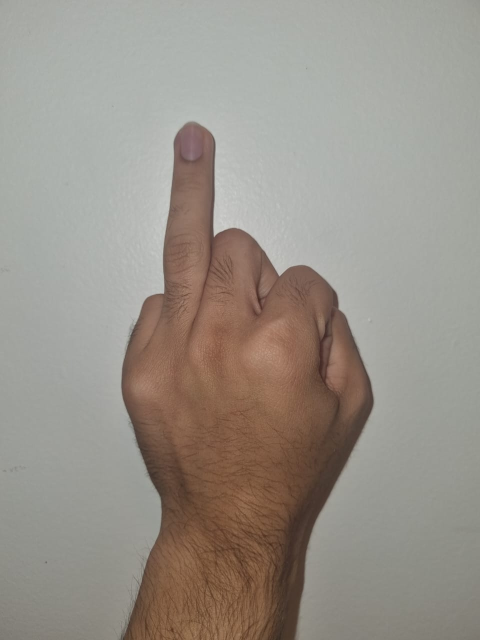
#> input picture image_tests/image1_1.jpeg, 960 x 1280 px (shown at 1/2 size)
$ python -i auxiliary_functions.py   (imports and definitions only)
#> lines starting #> are read from the running program, lines starting #| are printed output that depends on the picture; after the words box and inside, x2 and y2 are one past the last pixel; in counts of white or black regions, pixels touching at a corner belong together
import cv2
import numpy as np
from matplotlib import pyplot as plt

# [15 lines left out: function rotateImage, not called in this run]


def findCentroid(contours)->tuple:
    m = cv2.moments(contours)

    cx = int(m['m10']/m['m00'])
    xy = int(m['m01']/m['m00'])
    return (cx,xy)


def findContours(image):
    # Encontra o maior valor de camada da imagem
    num_labels, labeled_image = cv2.connectedComponents(image)
    component_mask = np.uint8(labeled_image == 2) * 255
    maior=0
    labelMaior=0
    for component in range(1,num_labels+1):
        area = np.uint8(labeled_image==component)*255
        cv2.countNonZero(area)
        if(cv2.countNonZero(area)>maior):
            maior = cv2.countNonZero(area)
            labelMaior=component

    component_mask= np.uint8(labeled_image == labelMaior) * 255
    # show_image(component_mask)

    # Encontra os contornos do componente
    contours= cv2.findContours(component_mask,cv2.RETR_EXTERNAL,cv2.CHAIN_APPROX_SIMPLE)[0]

    return contours


def createImageData(image):

    # Encontra os contornos do componente
    contours = findContours(image)

    # Encontra o centroide e a caixa da imagem
    cx,cy = findCentroid(contours[0])
    bounding_box = cv2.boundingRect(contours[0])
    x,y,w,h = bounding_box

    # Criando uma imagem binária somente com o contorno
    binary_image_contours = image.copy()
    binary_image_contours.fill(0)
    binary_image_contours = cv2.drawContours(binary_image_contours, contours, -1, 255, thickness=2)

    # Achar os picos dos dedos
    flag = 0
    peaks = []
    binary_image_contours_above_centroid = binary_image_contours[y: cy, x: x+w]
    for index_row, row in enumerate(binary_image_contours_above_centroid):
        if flag == 1:
            flag = 0
            slice_bin_img_contours = binary_image_contours_above_centroid[:index_row, :]
            ret, labels = cv2.connectedComponents(slice_bin_img_contours)
            for label in range(1,ret):
                mask = np.array(labels, dtype=np.uint8)
                mask[labels == label] = 255
            if len(peaks) + 2 == ret:
                for i_r, r in enumerate(mask):
                    for i_c, c in enumerate(r):
                        if c == 255:
                            peaks.append((x+i_c, y+i_r))
                            break
            if len(peaks) == 4:
                break

        flag += 1

    peaks = sorted(peaks, key=lambda tupla: tupla[0])
    peaks.reverse()

    image_data = {
        "fingers_peaks" : peaks,
        "bounding_box"  : bounding_box,
        "centroid"      : (cx, cy),
        "contours"      : contours

    }

    return(image_data)


# [61 lines left out: functions baseProcessing, thumbDetector, calcEuclidianDistance, not called in this run]

>>> import cv2
>>> picture = cv2.imread('image_tests/image1_1.jpeg', cv2.IMREAD_GRAYSCALE)
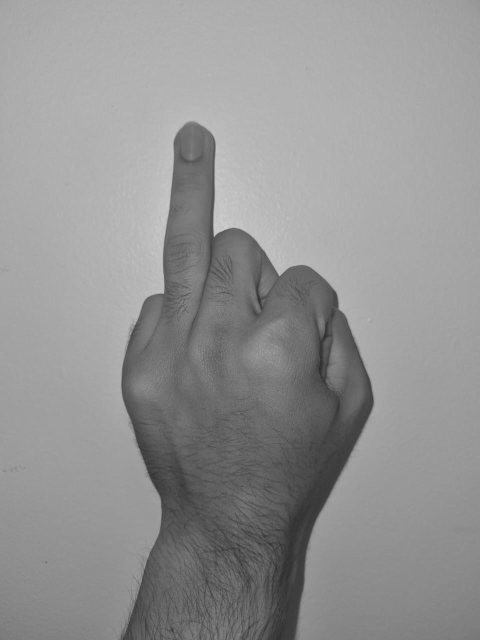
#> picture: shape (1280, 960) (shown at 1/2 size); min 43, max 207, mean 147
>>> result = createImageData(picture)
#> in findContours, `num_labels, labeled_image = cv2.connectedComponents(image)`: labeled_image: shape (1280, 960) int32; every value is 1
#> in findContours, `num_labels, labeled_image = cv2.connectedComponents(image)`: num_labels = 2
#> in findContours, `component_mask = np.uint8(labeled_image == 2) * 255`: component_mask: shape (1280, 960); every value is 0
#> the loop in findContours, `for component in range(1,num_labels+1):` made 2 passes
#> maior on pass 1: 1228800
#> after the loop in findContours, `for component in range(1,num_labels+1):`: labelMaior = 1; maior = 1228800
#> in findContours, `contours= cv2.findContours(component_mask,cv2.RETR_EXTERNAL,cv2.CHAIN_..`: contours = [[[0, 0], [0, 1279], [959, 1279], [959, 0]]]
#> in findCentroid, `m = cv2.moments(contours)`: m = moments, m00 1226561, centre m10/m00, m01/m00 = (479.5, 639.5)
#> in findCentroid, `cx = int(m['m10']/m['m00'])`: cx = 479
#> in findCentroid, `xy = int(m['m01']/m['m00'])`: xy = 639
#> in createImageData, `cx,cy = findCentroid(contours[0])`: cx = 479; cy = 639
#> in createImageData, `bounding_box = cv2.boundingRect(contours[0])`: bounding_box = (0, 0, 960, 1280)
#> in createImageData, `x,y,w,h = bounding_box`: x = 0; w = 960; h = 1280
#> in createImageData, `binary_image_contours = cv2.drawContours(binary_image_contours, contou..`:
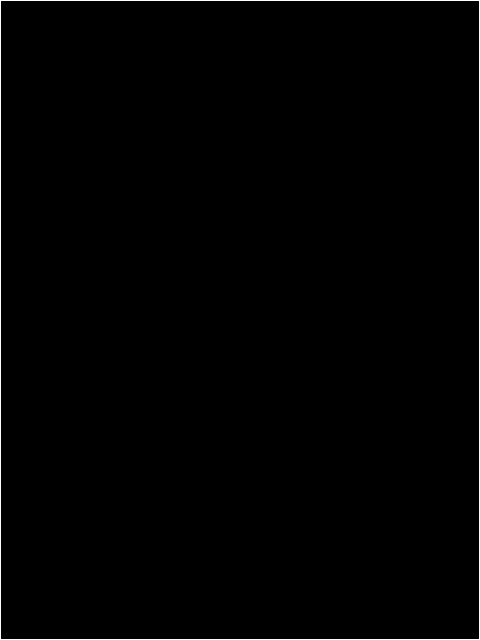
#> binary_image_contours: shape (1280, 960) (shown at 1/2 size); 0.73% white; 1 white region, box (x1, y1, x2, y2) and area: (0, 0, 960, 1280) 8944
#> in createImageData, `binary_image_contours_above_centroid = binary_image_contours[y: cy, x:..`:
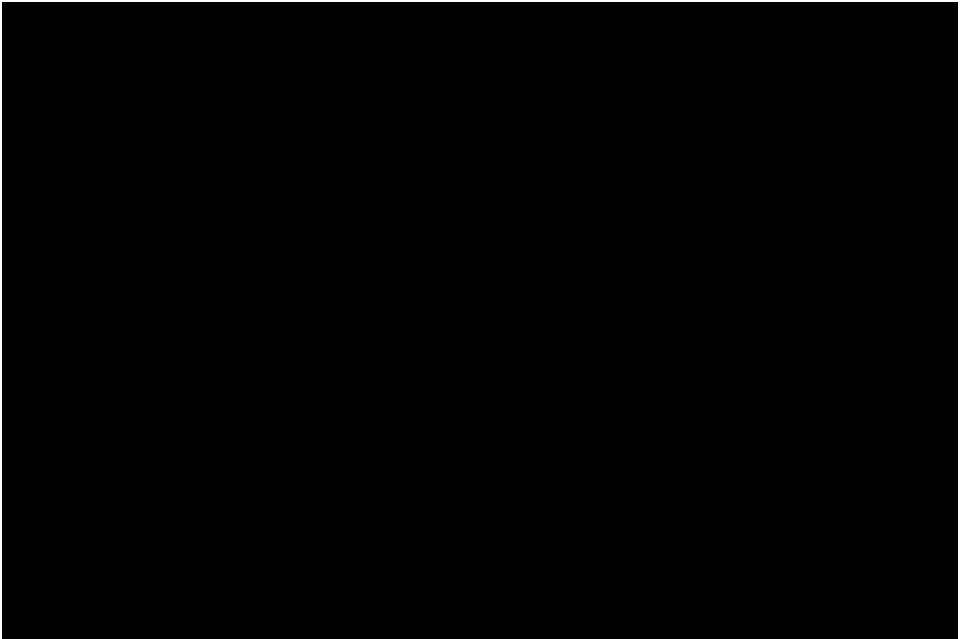
#> binary_image_contours_above_centroid: shape (639, 960); 0.73% white; 1 white region, box (x1, y1, x2, y2) and area: (0, 0, 960, 639) 4468
#> the loop in createImageData, `for index_row, row in enumerate(binary_image_contours_above_centroid):` made 639 passes
#> flag on passes 1 to 12: 1, 1, 1, 1, 1, 1, 1, 1, 1, 1, 1, 1
#> after the loop in createImageData, `for index_row, row in enumerate(binary_image_contours_above_centroid):`: labels: shape (638, 960) int32; values 0 (black) and 1 (white), 0.73% white; 1 white region, box (x1, y1, x2, y2) and area: (0, 0, 960, 638) 4464
#> after the loop in createImageData, `for index_row, row in enumerate(binary_image_contours_above_centroid):`: flag = 1; peaks = [(0, 0)]; ret = 2
#> in createImageData, `image_data = { "fingers_peaks" : peaks, "bounding_box"  : bounding_box..`: image_data = {'fingers_peaks': [(0, 0)], 'bounding_box': (0, 0, 960, 1280), 'centroid': (479, 639), 'contours': [[[0, 0], [0, 1279], [959, 1279], [959, 0]]]}
#> result has the same summary as image_data in createImageData

$ run again, on image_tests/image1_11.jpeg
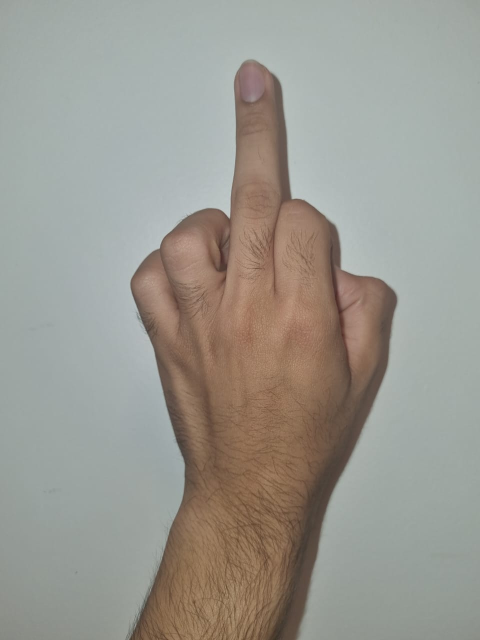
#> input picture image_tests/image1_11.jpeg, 960 x 1280 px (shown at 1/2 size)
#> `picture = cv2.imread('image_tests/image1_1.jpeg', cv2.IMREAD_GRAYSCALE)`:
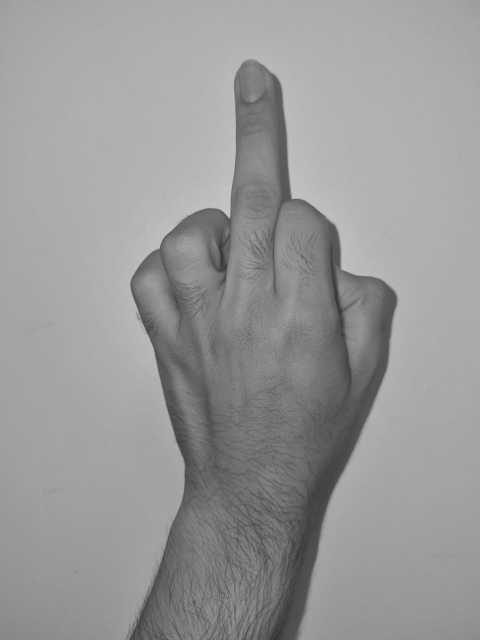
#> picture: shape (1280, 960) (shown at 1/2 size); min 46, max 206, mean 152.3
#> labeled_image: shape (1280, 960) int32; every value is 1
#> num_labels = 2
#> component_mask: shape (1280, 960); every value is 0
#> the loop in findContours, `for component in range(1,num_labels+1):` made 2 passes
#> maior on pass 1: 1228800
#> after the loop in findContours, `for component in range(1,num_labels+1):`: labelMaior = 1; maior = 1228800
#> in findContours, `contours= cv2.findContours(component_mask,cv2.RETR_EXTERNAL,cv2.CHAIN_..`: contours = [[[0, 0], [0, 1279], [959, 1279], [959, 0]]]
#> m = moments, m00 1226561, centre m10/m00, m01/m00 = (479.5, 639.5)
#> in findCentroid, `cx = int(m['m10']/m['m00'])`: cx = 479
#> xy = 639
#> in createImageData, `cx,cy = findCentroid(contours[0])`: cx = 479; cy = 639
#> bounding_box = (0, 0, 960, 1280)
#> x = 0; w = 960; h = 1280
#> binary_image_contours: shape (1280, 960); 0.73% white; 1 white region, box (x1, y1, x2, y2) and area: (0, 0, 960, 1280) 8944
#> binary_image_contours_above_centroid: shape (639, 960); 0.73% white; 1 white region, box (x1, y1, x2, y2) and area: (0, 0, 960, 639) 4468
#> the loop in createImageData, `for index_row, row in enumerate(binary_image_contours_above_centroid):` made 639 passes
#> flag on passes 1 to 8: 1, 1, 1, 1, 1, 1, 1, 1
#> after the loop in createImageData, `for index_row, row in enumerate(binary_image_contours_above_centroid):`: flag = 1; peaks = [(0, 0)]; ret = 2
#> image_data = {'fingers_peaks': [(0, 0)], 'bounding_box': (0, 0, 960, 1280), 'centroid': (479, 639), 'contours': [[[0, 0], [0, 1279], [959, 1279], [959, 0]]]}
#> result has the same summary as image_data in createImageData

$ run again, on image_tests/image1_2.jpeg
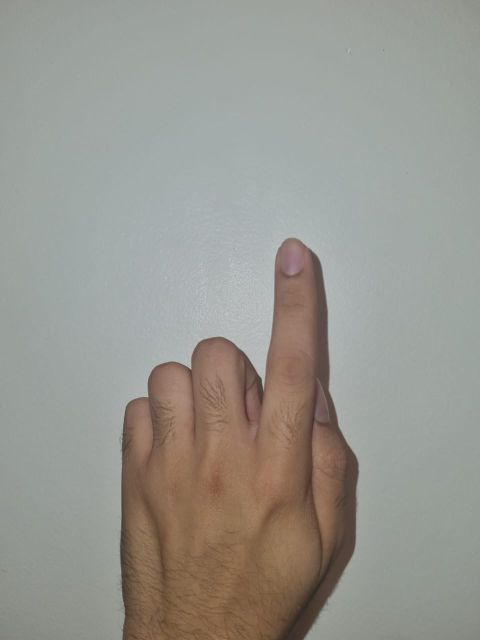
#> input picture image_tests/image1_2.jpeg, 960 x 1280 px (shown at 1/2 size)
#> `picture = cv2.imread('image_tests/image1_1.jpeg', cv2.IMREAD_GRAYSCALE)`:
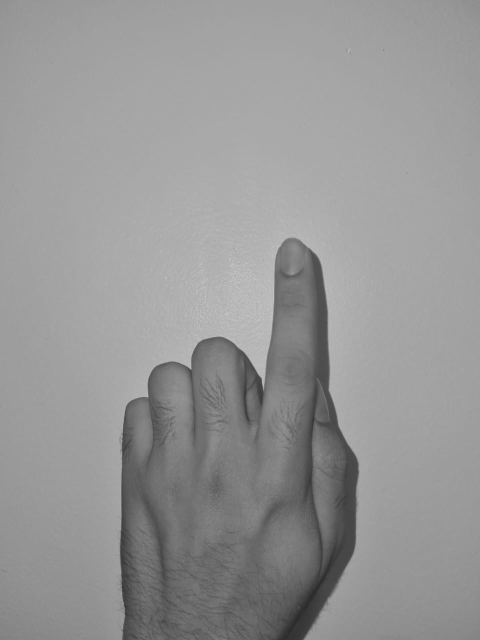
#> picture: shape (1280, 960) (shown at 1/2 size); min 41, max 215, mean 150
#> labeled_image: shape (1280, 960) int32; every value is 1
#> num_labels = 2
#> component_mask: shape (1280, 960); every value is 0
#> the loop in findContours, `for component in range(1,num_labels+1):` made 2 passes
#> maior on pass 1: 1228800
#> after the loop in findContours, `for component in range(1,num_labels+1):`: labelMaior = 1; maior = 1228800
#> in findContours, `contours= cv2.findContours(component_mask,cv2.RETR_EXTERNAL,cv2.CHAIN_..`: contours = [[[0, 0], [0, 1279], [959, 1279], [959, 0]]]
#> m = moments, m00 1226561, centre m10/m00, m01/m00 = (479.5, 639.5)
#> in findCentroid, `cx = int(m['m10']/m['m00'])`: cx = 479
#> xy = 639
#> in createImageData, `cx,cy = findCentroid(contours[0])`: cx = 479; cy = 639
#> bounding_box = (0, 0, 960, 1280)
#> x = 0; w = 960; h = 1280
#> binary_image_contours: shape (1280, 960); 0.73% white; 1 white region, box (x1, y1, x2, y2) and area: (0, 0, 960, 1280) 8944
#> binary_image_contours_above_centroid: shape (639, 960); 0.73% white; 1 white region, box (x1, y1, x2, y2) and area: (0, 0, 960, 639) 4468
#> the loop in createImageData, `for index_row, row in enumerate(binary_image_contours_above_centroid):` made 639 passes
#> flag on passes 1 to 8: 1, 1, 1, 1, 1, 1, 1, 1
#> after the loop in createImageData, `for index_row, row in enumerate(binary_image_contours_above_centroid):`: flag = 1; peaks = [(0, 0)]; ret = 2
#> image_data = {'fingers_peaks': [(0, 0)], 'bounding_box': (0, 0, 960, 1280), 'centroid': (479, 639), 'contours': [[[0, 0], [0, 1279], [959, 1279], [959, 0]]]}
#> result has the same summary as image_data in createImageData
